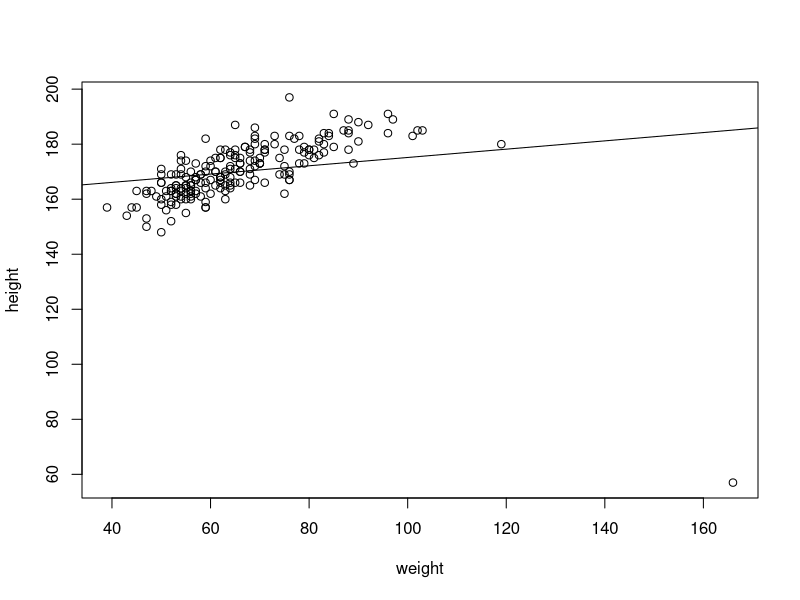
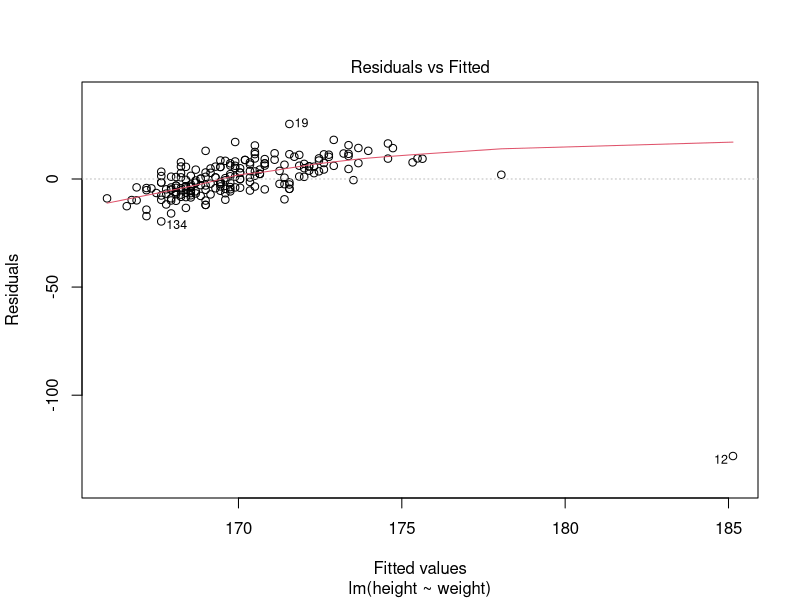
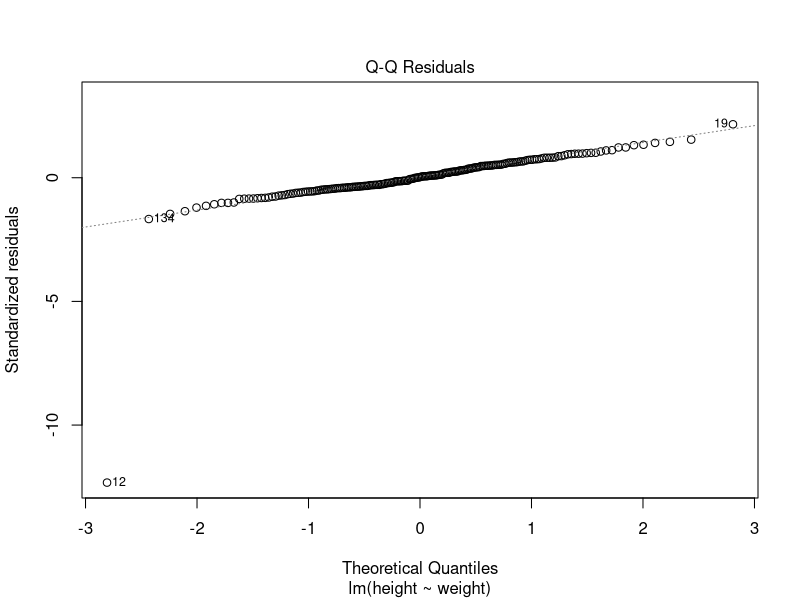
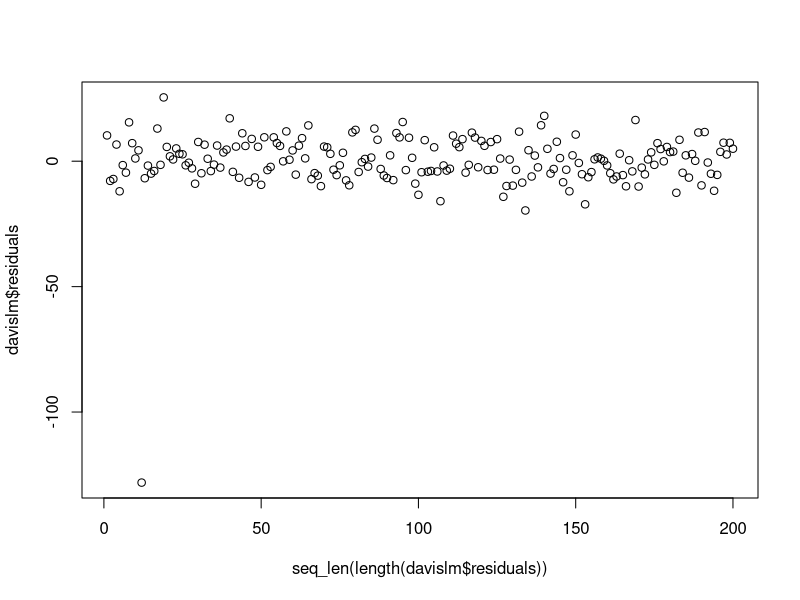
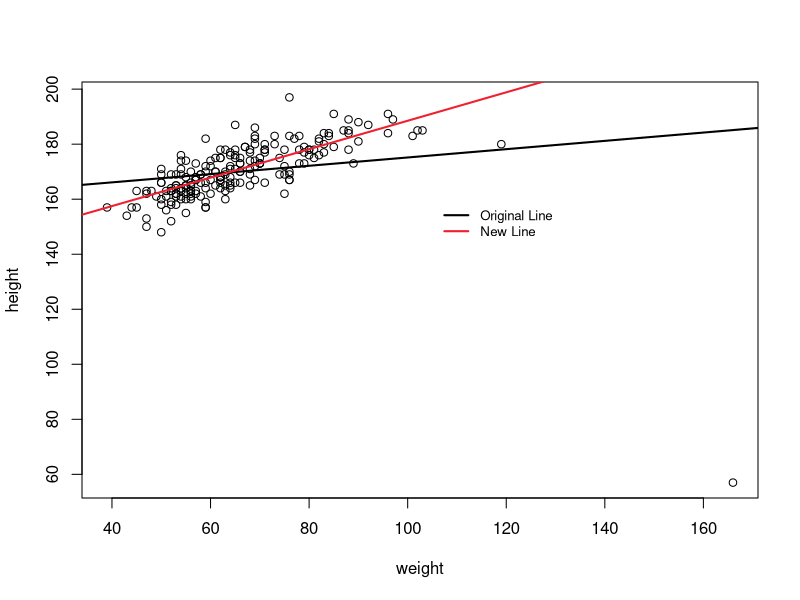
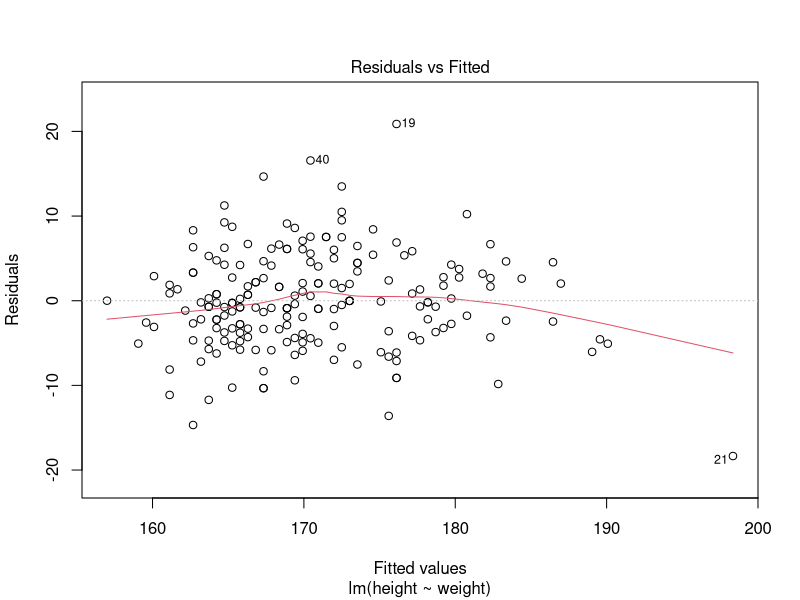
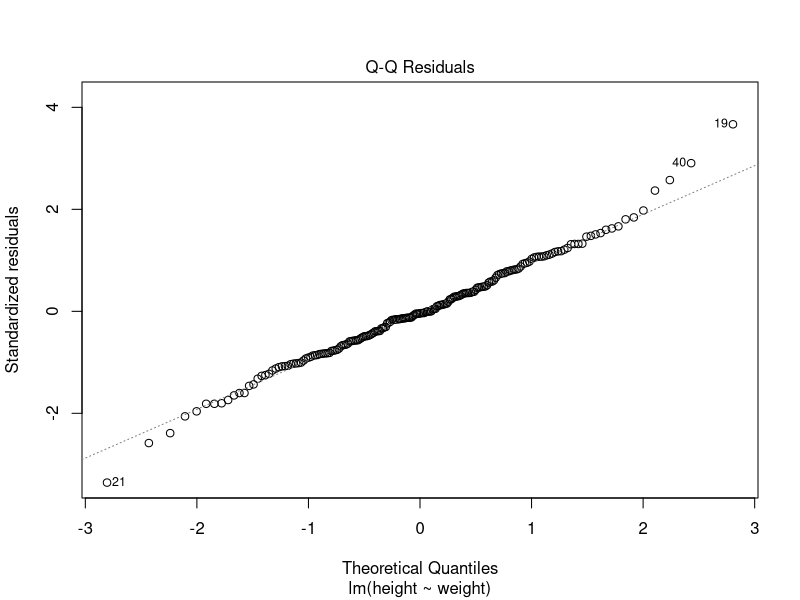
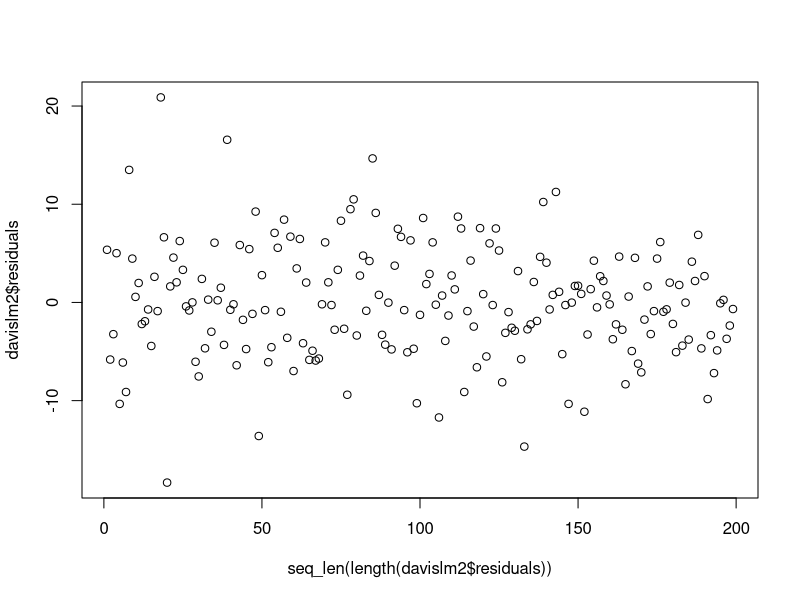

Generate these figures, in order, with R:
## ---- chunk 1
library(car)
davislm <- lm(height ~ weight, data = Davis)
plot(height ~ weight, data = Davis)
abline(davislm$coefficients[1], davislm$coefficients[2])
## ---- chunk 2
plot(davislm, which = 1:2)
plot(davislm$residuals ~ seq_len(length(davislm$residuals)))
## ---- chunk 3
summary(davislm)
## ---- chunk 4
# Oh so we're just removing it. That makes it easier. I guess this isn't the data wrangling class.
Davis_fixed <- Davis[-12,]
davislm2 <- lm(height ~ weight, data = Davis_fixed)
plot(height ~ weight, data = Davis)
abline(davislm$coefficients[1], davislm$coefficients[2], lwd = 2)
abline(davislm2$coefficients[1], davislm2$coefficients[2], col = "#F02030", lwd = 2)
legend(105, 160, legend = c(("Original Line"), ("New Line")), lty = 1, lwd = 2, cex = 0.8, bty = "n", col = c("black", "#F02030"))
## ---- chunk 5
summary(davislm2)
## ---- chunk 6
plot(davislm2, which = 1:2)
plot(davislm2$residuals ~ seq_len(length(davislm2$residuals)))
## ---- chunk 7
?Prestige
plot(income ~ prestige, data = Prestige)
P <- lm(income ~ prestige, data = Prestige)
abline(P)
## ---- chunk 8
summary(P)
## ---- chunk 9
plot(P, which = 1:2)
## ---- chunk 10
?Burt
B <- lm(IQbio ~ IQfoster, data = Burt)
plot(IQbio ~ IQfoster, data = Burt)
abline(B)
summary(B)
## ---- chunk 11
plot(B, which = 1)
qqPlot(B)
plot(B$res)
## ---- chunk 12
carslm <- lm(mpg ~ disp, data = mtcars)
plot(mpg ~ disp, data = mtcars)
abline(carslm)
summary(carslm)
## ---- chunk 13
plot(carslm, which = 1)
qqPlot(carslm)
plot(carslm$residuals)
